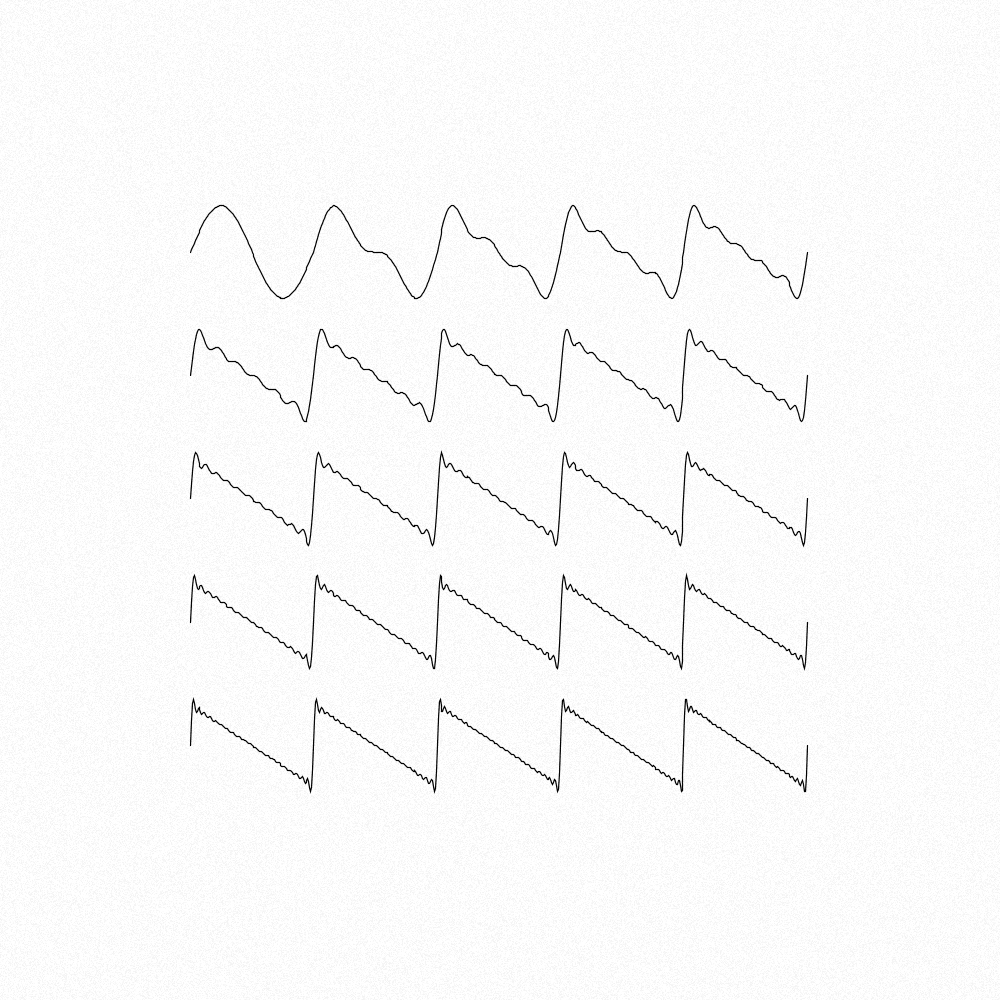
Frame 1 (no input)
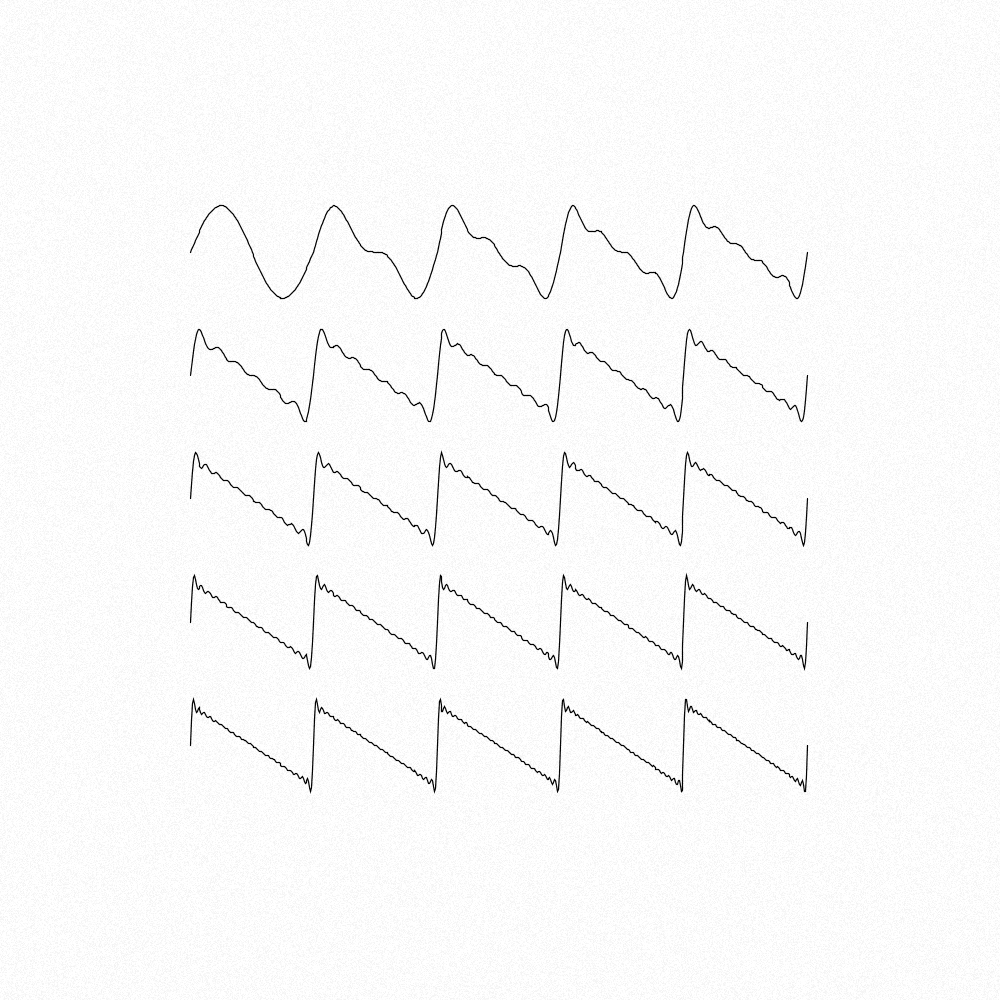
Frame 2 (the mouse pressed at the canvas centre, redrawn once)

The Processing sketch that drew these frames (run headless with seeded random() and noise(); the mouse was pressed at the canvas centre and the sketch redrawn once):

// Processing sketch: sineMinimal
// ── sineMinimal.pde
import java.util.Collections;

int nTiles = 5;

void setup() {
  size(1000, 1000);
  noLoop();
}

void draw() {
  background(255);

  for (int y = 0; y < nTiles; y++) {
    for (int x = 0; x < nTiles; x++) {
    }
  }

  noFill();
  strokeWeight(2);

  float tileSize = width / float(nTiles);
  float scaleAmount = 0.617;
  scale(scaleAmount);
  translate(0, tileSize / 2.0);
  translate(width * (scaleAmount / 2.0), height * (scaleAmount / 2.0));
  int h = 1;
  for (int y = 0; y < height; y += tileSize) {
    for (int x = 0; x < width; x += tileSize) {
      pushMatrix();
      translate(x, y);
      drawWave(makeWave(h), tileSize, tileSize / 2.0 * -1 * 0.75);
      popMatrix();
      h++;
    }
  }

  loadPixels();
  float imgSize = width * height;
  for (int i = 0; i < imgSize; i++) {
    color c = pixels[i];  
    float bright = brightness(c);
    float amt = 12;
    float rnd = random(-amt, amt);
    pixels[i] = color(bright + rnd);    
  }
  updatePixels();
}

void drawWave(ArrayList<Float> sample, float w, float h) {
  int L = sample.size();

  beginShape();
  for (int i = 0; i < L; i++) {
    float x = i / float(L) * w;    
    vertex(x, sample.get(i) * h);
  }
  vertex(w, sample.get(0) * h);
  endShape();
}

ArrayList<Float> makeWave(int n) {
  ArrayList<Float> sample = new ArrayList<Float>();
  int points = 128;
  float pInv = 1.0 / float(points);

  // Create zero-ed out arraylist  
  for (int i = 0; i < points; i++) {
    sample.add(0.0);
  }

  // Generate waveform data
  for (int i = 0; i < points; i++) {
    for (int j = 1; j <= n; j++) {
      Float s = sample.get(i);
      sample.set(i, s + sin(i * pInv * TWO_PI * j) * (1.0 / float(j)));
    }
  }

  // Normalize
  Float f = Collections.max(sample);

  for (int i = 0; i < points; i++) {
    Float s = sample.get(i);
    sample.set(i, s / f);
  }

  return sample;
}
